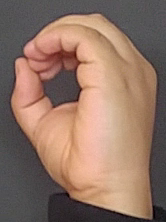
#> input picture nombre/initHands.png, 166 x 222 px
$ python -i cropImage.py   (imports and definitions only)   (older library calls are emulated)
#> lines starting #> are read from the running program, lines starting #| are printed output that depends on the picture; after the words box and inside, x2 and y2 are one past the last pixel; in counts of white or black regions, pixels touching at a corner belong together
#> further down, picture is the input picture: shape (222, 166, 3); mean B, G, R 101, 116.2, 145.2
import cv2
import os
import glob
import tools
import numpy as np

# train_path = 'C:\\Users\\Juan Graciano\\Desktop\\Proyecto\\tools\\FOtose'
# save_path =  'C:\\Users\\Juan Graciano\\Desktop\\prueva'

train_path = 'C:\\Users\\Juan Graciano\\Desktop\\pepegrillo\\alpha'
save_path =  'C:\\Users\\Juan Graciano\\Desktop\\pepegrillo\\nuevaPrueba'


classesAlph = ['a','b','c','d','e','f','g','h','i','j','k','l','m','n','o','p','q','r','s','t','u','v','w','x','y','z']
classesNum = ['0','1','2','3','4','5','6','7','8','9']
# test = ['testCanny']
# classesAlph = ['r','s','t','u','v','w','x','y','z']
classes = classesAlph


frame = None
# roiPts = [(205, 159),(346, 162),(347, 254),(230, 270)]
roiPts = []
inputMode = False

# [27 lines left out: function selectROI, not called in this run]


def drawContour(frame):
        grey = cv2.cvtColor(frame.copy(), cv2.COLOR_BGR2GRAY)
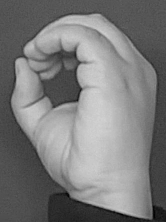
#> grey: shape (222, 166); min 2, max 211, mean 123.1
        value = (15, 15)
        blurred = cv2.GaussianBlur(grey, value, 0)
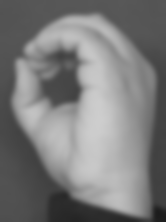
#> blurred: shape (222, 166); min 28, max 205, mean 123.1
        _, thresh1 = cv2.threshold(grey,5,255, 8)
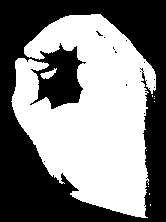
#> thresh1: shape (222, 166); 50.7% white; 13 black regions (12 under 20 px)
        image, contours, hierarchy = cv2.findContours(thresh1, cv2.RETR_LIST, cv2.CHAIN_APPROX_SIMPLE)
#> contours = 31 contours, 28 with area under 20; largest, box (x1, y1, x2, y2) and area: (11, 14, 156, 218) 18156, (40, 68, 57, 79) 70, (95, 30, 104, 37) 20

        height, width, _ = frame.shape
#> height = 222; width = 166
        min_x, min_y = width, height
#> min_x = 166; min_y = 222
        max_x = max_y = 0

        # computes the bounding box for the contour, and draws it on the frame,
        contando = 0
        saved = []
        for contour in contours:
            (x,y,w,h) = cv2.boundingRect(contour)
            min_x, max_x = min(x, min_x), max(x+w, max_x)
            min_y, max_y = min(y, min_y), max(y+h, max_y)
            # print((x,y,w,h))
            if w > 70 and h > 70:
                # cv2.rectangle(frame, (x,y), (x+w,y+h), (255, 0, 0), 2)
                masr = 40
                masb = 30
                menot = 30
                menol = 10
                if y - menot <= 0 :
                    menot = -1
                if x - menol <= 0:
                    menol = -1
                if y+h + masb >= frame.shape[0] :
                    masb = 0
                if x+w + masr >= frame.shape[1]:
                    masr = 0

                saved = frame[int(y-menot):int(y+h+masb), int(x-menol):int(x+w+masr)]
                # tools.saveImage(name +'-'+str(contando), saved.copy(), save_path, fld, 'ct')
                contando += 1
#> this loop made 31 passes
#> (x, y, w, h, min_x, max_x, min_y, max_y) on pass 31: (11, 14, 145, 204, 11, 156, 14, 218)
#> (contour, x, y, w, h, min_x, max_x, min_y) on passes 1, 2, 3, 5, 6, 8: ([[143, 205], [144, 204], [145, 205], [144, 206]], 143, 204, 3, 3, 143, 146, 204), ([[150, 204], [150, 205]], 150, 204, 1, 2, 143, 151, 204), ([[149, 193], [149, 194]], 149, 193, 1, 2, 143, 151, 193), ([[145, 178], [146, 177], [147, 178], [146, 179]], 145, 177, 3, 3, 143, 151, 177), ([[43, 161], [44, 160], [45, 161], [44, 162]], 43, 160, 3, 3, 43, 151, 160), ([[143, 113], [144, 112], [145, 113], [144, 114]], 143, 112, 3, 3, 43, 151, 112)
#> after the loop, contando = 1
                # [11 lines of commented-out code are left out]
        return saved

k = 0
kernel = cv2.getStructuringElement(cv2.MORPH_ELLIPSE,(3,3))
fgbg = cv2.createBackgroundSubtractorMOG2()
# [169 lines left out: functions readFolder, readimage, not called in this run]

# [1 line not run here, left out]

>>> import cv2
>>> picture = cv2.imread('../nombre/initHands.png')
>>> result = drawContour(picture)
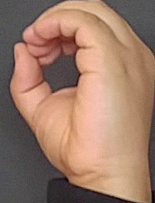
#> result: shape (203, 155, 3); mean B, G, R 105.5, 123.6, 157
